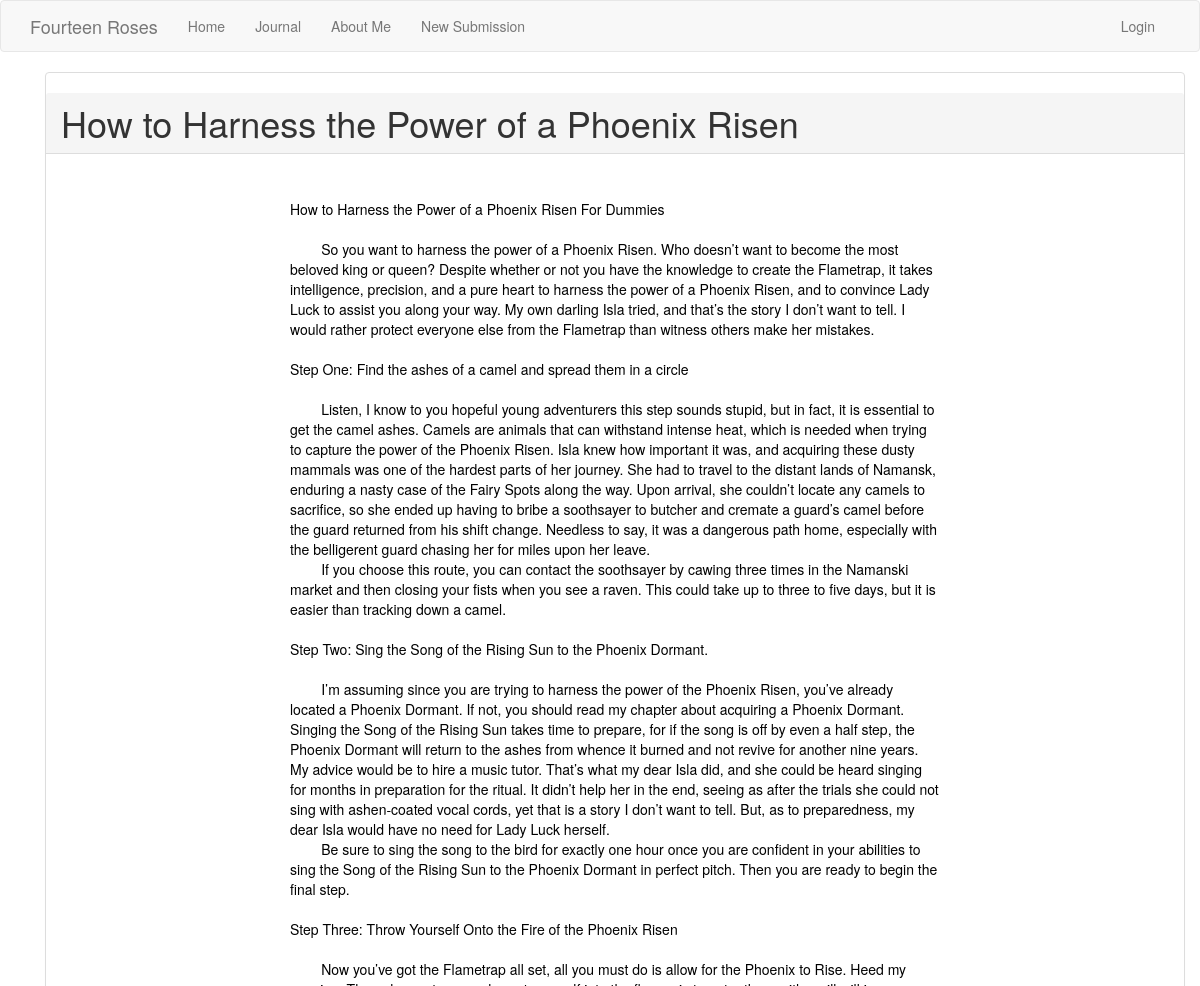
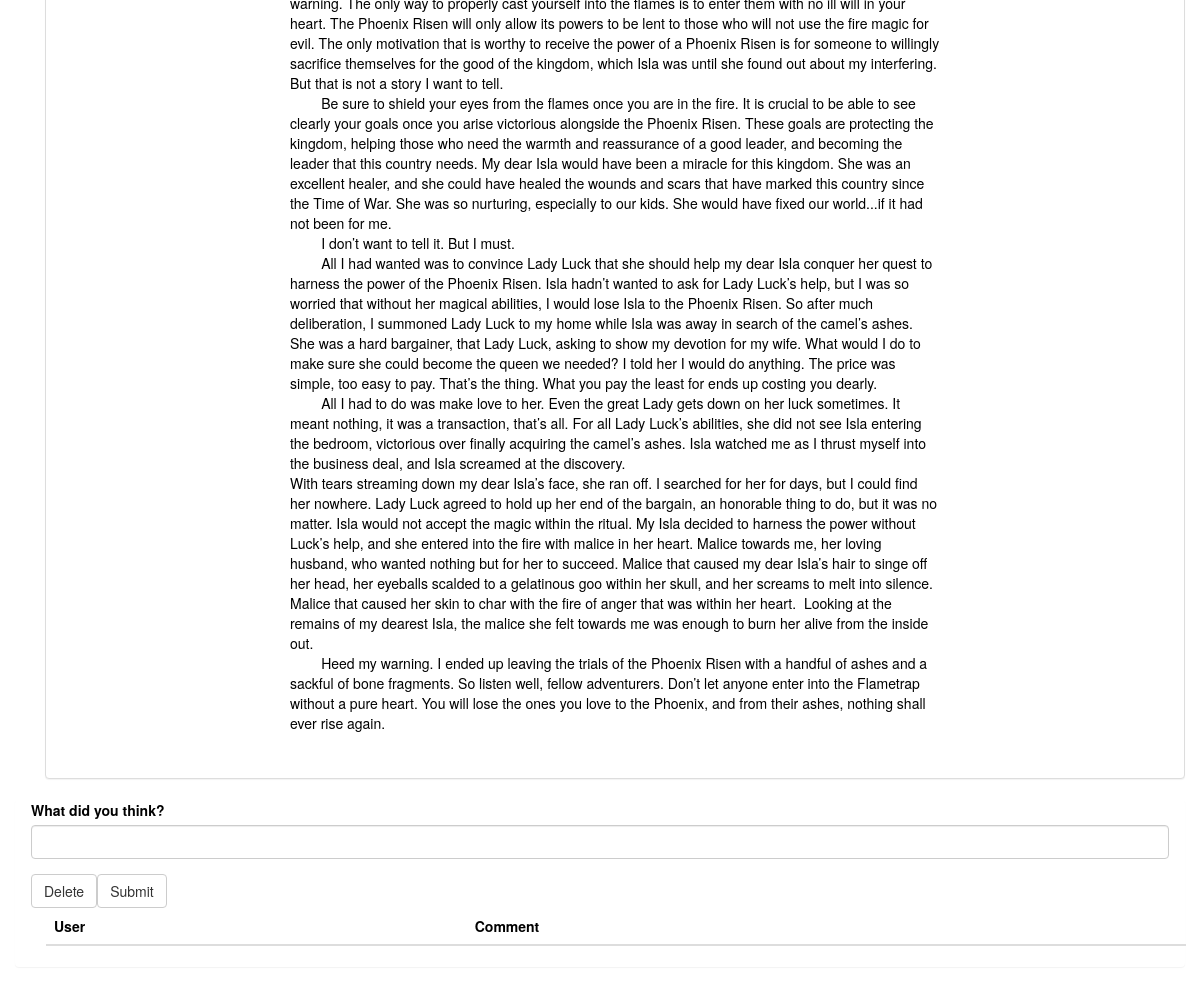
Screenshot of /story/How to Harness the Power of a Phoenix Risen with the database file from the repository (2 pictures, top to bottom).
### app/models.py (models this page shows, shortened)
class StoryPost(db.Model):
    __tablename__ = 'storypost'
    id = db.Column(db.Integer, primary_key=True)
    title = db.Column(db.String(50))
    body = db.Column(db.String())
    timestamp = db.Column(db.DateTime, index=True, default=datetime.utcnow)
    user_id = db.Column(db.Integer, db.ForeignKey('user.id'))
    author = db.relationship('User', back_populates='story_posts',)
    comments = db.relationship('Post', back_populates='story',)

### app/routes.py (the view, shortened to what this page needs)
@app.route('/story/<title>', methods=['GET', 'Post'])
def story(title):
    form = CommentForm()
    current_story = StoryPost.query.filter_by(title=title).first_or_404()
    comments = reversed(current_story.comments)
    if current_user == User.query.filter_by(username='Katie Brethorst').first():
        current_user.is_admin = True
    else:
        current_user.is_admin = False
    if request.method == 'POST':
        if request.form['delete']:
            db.session.delete(current_story)
            db.session.commit()
            flash(f"{current_story.title} has been deleted.")
            return redirect(url_for('index'))
    return render_template('story.html', title=title, current_story=current_story, form=form, comments=comments,
                           current_user=current_user)

### app/forms.py
class CommentForm(FlaskForm):
    body = StringField('What did you think?', validators=[DataRequired()])
    delete = SubmitField('Delete')
    submit = SubmitField('Submit')

### app/templates/story.html (shortened to what this page needs)
{% extends "base.html" %}
{% block app_content %}
<div class=container>
    <div class="panel panel-default">
        <h1 class="panel-heading">{{ current_story.title }}</h1
        <div>
            <div class="panel-body" align="center">
                <p class="a" align="left">{{ current_story.body }}</p>
            </div>
        </div>
    </div>
</div>
<div class="container panel">
            {% include 'post/_newcomment.html' %}
            {% include 'post/_comments.html' %}
</div>
        {% endblock %}

### app/templates/base.html (shortened to what this page needs)
<!DOCTYPE html>
<html lang="en">
{% extends 'bootstrap/base.html' %}
{% block styles %}
    {{ super() }}
{% endblock %}
{% block navbar %}
    <nav class="navbar navbar-default">
        <div class="container">
            <div class="navbar-header">
                <a class="navbar-brand" href="{{ url_for('index') }}">Fourteen Roses</a>
            </div>
            <div class="collapse navbar-collapse" id="bs-navbar-collapse-screen">
                <ul class="nav navbar-nav">
                    <li><a href="{{ url_for('home') }}">Home</a></li>
                </ul>
                <ul class="nav navbar-nav">
                    <li><a href="{{ url_for('index') }}">Journal</a></li>
                </ul>
                <ul class="nav navbar-nav">
                    <li><a href="{{ url_for('about_me') }}">About Me</a></li>
                </ul>
                <ul class="nav navbar-nav">
                    <li><a href="{{ url_for('submission') }}">New Submission</a></li>
                </ul>
                <ul class="nav navbar-nav navbar-right">
                    {% if current_user.is_anonymous %}
                    <li><a href="{{ url_for('login') }}">Login</a></li>
                    {% else %}
                    <li><a>You are <strong>{{ current_user.username }}</strong></a></li>
                    <li><a href="{{ url_for('logout') }}">Logout</a></li>
                    {% endif %}
                </ul>
            </div>
        </div>
    </nav>
{% endblock %}
{% block content %}
    <div class="container">
        {% block app_content %}{% endblock %}
{% endblock %}

### app/templates/post/_newcomment.html
{% import 'bootstrap/wtf.html' as wtf %}
<table class="container">
    {{ wtf.quick_form(form) }}
</table>

### app/templates/post/_comments.html (shortened to what this page needs)
<div class="container">
    <table class="table table-striped">
        <thead>
            <tr>
                <th scope="col">User</th>
                <th scope="col">Comment</th>
            </tr>
         </thead>
    </table>
</div>

### app/templates/story.html (style rules this page uses)
p.a { white-space:pre-wrap; }
p.a { max-width: 650px; }
body { color: black; }

### rows the page displays
StoryPost: title "How to Harness the Power of a Phoenix Risen", body "How to Harness the Power of a Phoenix Risen For Dummies So you want to harness the power of a Phoenix Risen. Who doesn’t want to become the most beloved king or queen? Despite whether or not you have the knowledge to create the Flametrap, it takes intelligence, precision, and a pure heart to harness the power of a Phoenix Risen, and to convince Lady Luck to assist you along your way. My own darling Isla tried, and that’s the story I don’t want to tell. I would rather protect everyone else from the Flametrap than witness others make her mistakes. Step One: Find the ashes of a camel and spread them in a circle Listen, I know to you hopeful young adventurers this step sounds stupid, but in…"
